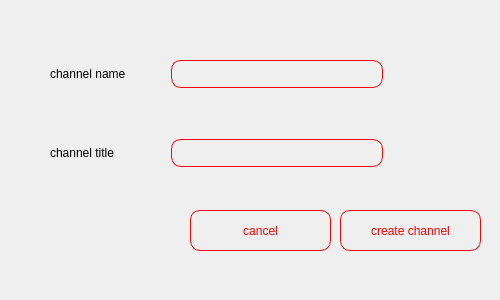
<?xml version="1.0" encoding="UTF-8"?>
<ui version="4.0">
 <class>createchannel</class>
 <widget class="QMainWindow" name="createchannel">
  <property name="geometry">
   <rect>
    <x>0</x>
    <y>0</y>
    <width>500</width>
    <height>300</height>
   </rect>
  </property>
  <property name="windowTitle">
   <string>MainWindow</string>
  </property>
  <widget class="QWidget" name="centralwidget">
   <widget class="QPushButton" name="create_channel">
    <property name="geometry">
     <rect>
      <x>340</x>
      <y>210</y>
      <width>141</width>
      <height>41</height>
     </rect>
    </property>
    <property name="styleSheet">
     <string notr="true">background-color: rgba(0, 17, 33 , 0);
border: 1px solid rgb(255, 0, 0);
border-radius : 10px;
padding : 10px;
color:rgb(255, 0, 0);
width: 100px;</string>
    </property>
    <property name="text">
     <string>create channel</string>
    </property>
   </widget>
   <widget class="QPushButton" name="cancel">
    <property name="geometry">
     <rect>
      <x>190</x>
      <y>210</y>
      <width>141</width>
      <height>41</height>
     </rect>
    </property>
    <property name="styleSheet">
     <string notr="true">background-color: rgba(0, 17, 33 , 0);
border: 1px solid rgb(255, 0, 0);
border-radius : 10px;
padding : 10px;
color:rgb(255, 0, 0);
width: 100px;</string>
    </property>
    <property name="text">
     <string>cancel</string>
    </property>
   </widget>
   <widget class="QWidget" name="layoutWidget">
    <property name="geometry">
     <rect>
      <x>50</x>
      <y>60</y>
      <width>333</width>
      <height>107</height>
     </rect>
    </property>
    <layout class="QVBoxLayout" name="verticalLayout">
     <item>
      <layout class="QHBoxLayout" name="horizontalLayout">
       <item>
        <widget class="QLabel" name="label">
         <property name="text">
          <string>channel name</string>
         </property>
        </widget>
       </item>
       <item>
        <spacer name="horizontalSpacer">
         <property name="orientation">
          <enum>Qt::Horizontal</enum>
         </property>
         <property name="sizeHint" stdset="0">
          <size>
           <width>40</width>
           <height>20</height>
          </size>
         </property>
        </spacer>
       </item>
       <item>
        <widget class="QLineEdit" name="lineEdit">
         <property name="styleSheet">
          <string notr="true">width:200px;
background-color: rgba(0, 17, 33 , 0);
border: 1px solid rgb(255, 0, 0);
border-radius : 10px;
padding : 5px;
color:rgb(255, 0, 0);</string>
         </property>
        </widget>
       </item>
      </layout>
     </item>
     <item>
      <widget class="QLabel" name="label_3">
       <property name="text">
        <string/>
       </property>
      </widget>
     </item>
     <item>
      <layout class="QHBoxLayout" name="horizontalLayout_2">
       <item>
        <widget class="QLabel" name="label_2">
         <property name="text">
          <string>channel title</string>
         </property>
        </widget>
       </item>
       <item>
        <spacer name="horizontalSpacer_2">
         <property name="orientation">
          <enum>Qt::Horizontal</enum>
         </property>
         <property name="sizeHint" stdset="0">
          <size>
           <width>40</width>
           <height>20</height>
          </size>
         </property>
        </spacer>
       </item>
       <item>
        <widget class="QLineEdit" name="lineEdit_2">
         <property name="styleSheet">
          <string notr="true">width:200px;
background-color: rgba(0, 17, 33 , 0);
border: 1px solid rgb(255, 0, 0);
border-radius : 10px;
padding : 5px;
color:rgb(255, 0, 0);</string>
         </property>
        </widget>
       </item>
      </layout>
     </item>
    </layout>
   </widget>
  </widget>
 </widget>
 <resources/>
 <connections/>
</ui>
